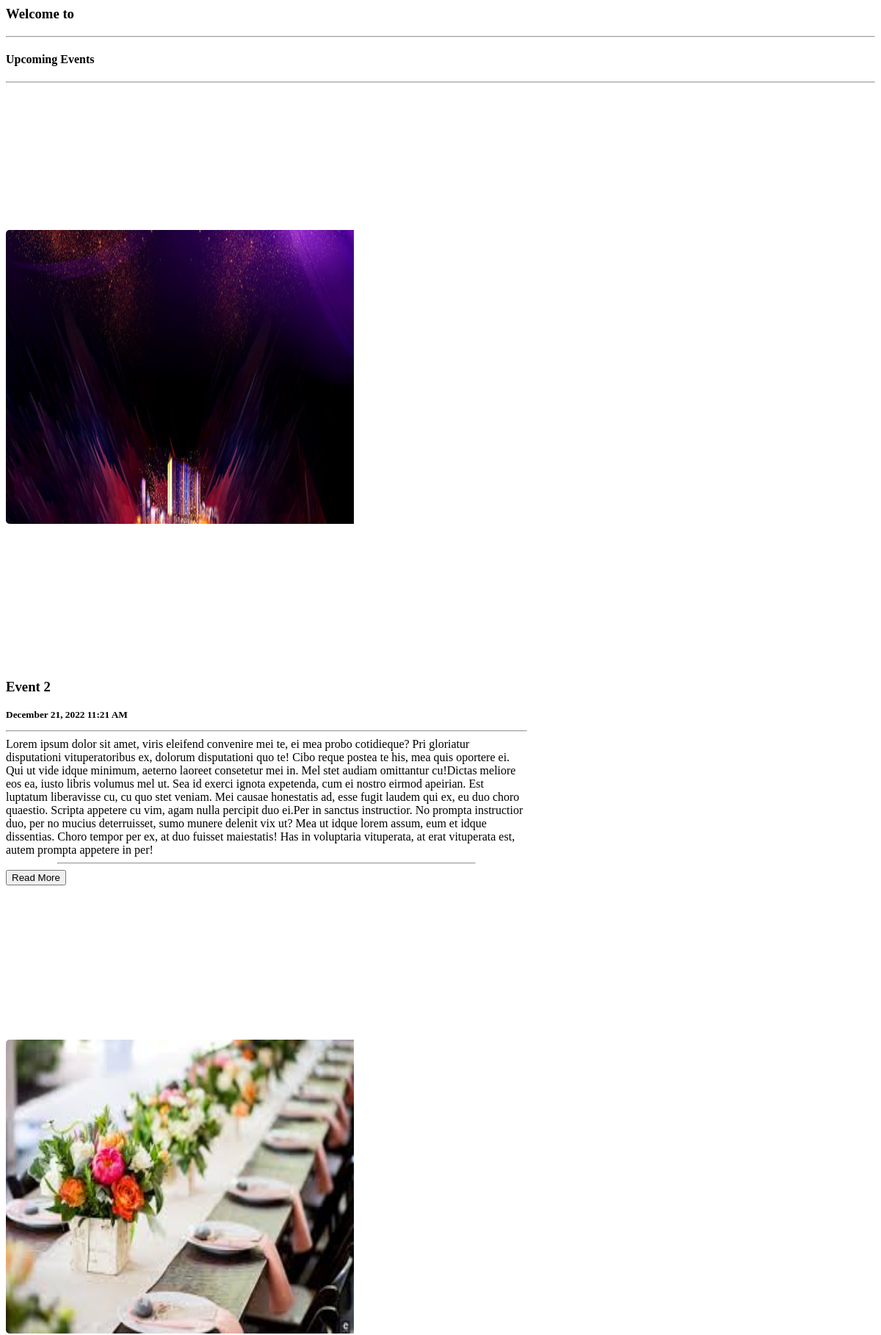
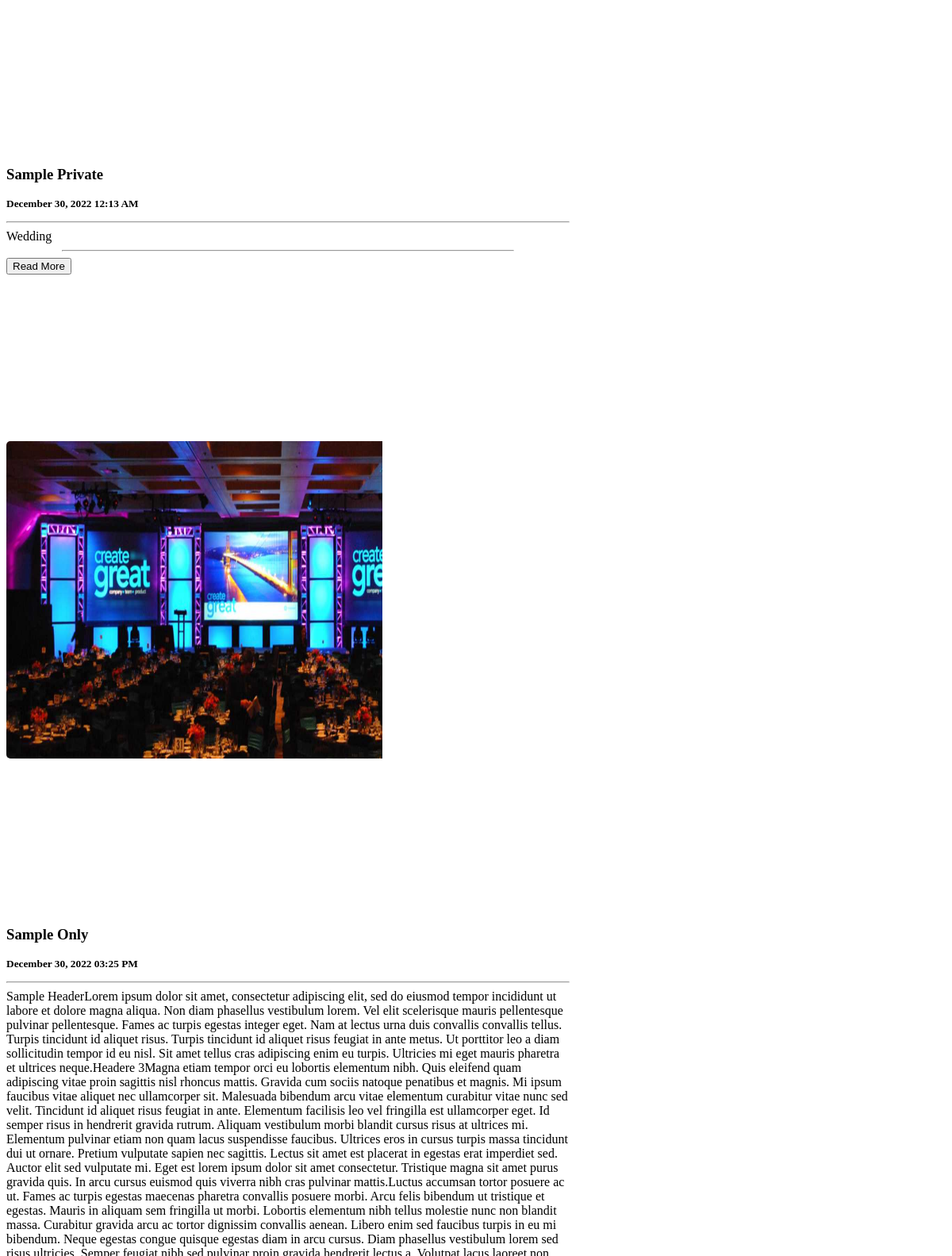
Page /evaluation.php (upper part) on the committed database (2 pictures, top to bottom).
### tables this page shows
CREATE TABLE `events` (
  `id` int(30) NOT NULL,
  `venue_id` int(30) NOT NULL,
  `event` text NOT NULL,
  `description` text NOT NULL,
  `schedule` datetime NOT NULL,
  `type` tinyint(1) NOT NULL DEFAULT 1 COMMENT '1=Public, 2-Private',
  `audience_capacity` int(30) NOT NULL,
  `payment_type` tinyint(1) NOT NULL DEFAULT 1 COMMENT '1=Free,payable',
  `amount` double NOT NULL DEFAULT 0,
  `banner` text NOT NULL,
  `date_created` datetime NOT NULL,
  `statusevent` tinyint(1) NOT NULL
);

### evaluation.php (the view, shortened to what this page needs)
<?php
include 'admin/db_connect.php';
?>
        <header class="masthead">
            <div class="container-fluid h-100">
                <div class="row h-100 align-items-center justify-content-center text-center">
                    <div class="col-lg-8 align-self-end mb-4 page-title">
                    	<h3 class="text-white">Welcome to <?php echo $_SESSION['system']['name']; ?></h3>
                        <hr class="divider my-4" />
                    </div>
                </div>
            </div>
        </header>
            <div class="container mt-3 pt-2">
                <h4 class="text-center text-white">Upcoming Events</h4>
                <hr class="divider">
                <?php
                $event = $conn->query("SELECT e.*,v.venue FROM events e inner join venue v on v.id=e.venue_id where date_format(e.schedule,'%Y-%m%-d') >= '".date('Y-m-d')."' and e.type = 1 order by unix_timestamp(e.schedule) asc");
                while($row = $event->fetch_assoc()):
                    $trans = get_html_translation_table(HTML_ENTITIES,ENT_QUOTES);
                    unset($trans["\""], $trans["<"], $trans[">"], $trans["<h2"]);
                    $desc = strtr(html_entity_decode($row['description']),$trans);
                    $desc=str_replace(array("<li>","</li>"), array("",","), $desc);
                ?>
                <div class="card event-list" data-id="<?php echo $row['id'] ?>">
                     <div class='banner'>
                        <?php if(!empty($row['banner'])): ?>
                            <img src="admin/assets/uploads/<?php echo($row['banner']) ?>" alt="">
                        <?php endif; ?>
                    </div>
                    <div class="card-body">
                        <div class="row  align-items-center justify-content-center text-center h-100">
                            <div class="">
                                <h3><b class="filter-txt"><?php echo ucwords($row['event']) ?></b></h3>
                                <div><small><p><b><i class="fa fa-calendar"></i> <?php echo date("F d, Y h:i A",strtotime($row['schedule'])) ?></b></p></small></div>
                                <hr>
                                <larger class="truncate filter-txt"><?php echo strip_tags($desc) ?></larger>
                                <br>
                                <hr class="divider"  style="max-width: calc(80%)">
                                <button class="btn btn-primary float-right read_more" data-id="<?php echo $row['id'] ?>">Read More</button>
                            </div>
                        </div>
                    </div>
                </div>
                <br>
                <?php endwhile; ?>
            </div>

### evaluation.php (style rules this page uses)
.event-list { cursor: pointer; }
.banner { display: flex; justify-content: center; align-items: center; min-height: 26vh; width: calc(30%); }
.banner img { width: calc(100%); height: calc(100%); cursor :pointer; }
.event-list { cursor: pointer; border: unset; flex-direction: inherit; }
.event-list .banner { width: calc(40%) }
.event-list .card-body { width: calc(60%) }
.event-list .banner img { border-top-left-radius: 5px; border-bottom-left-radius: 5px; min-height: 50vh; }
.banner { min-height: calc(100%) }

### rows in the picture
events: banner (picture), event "Event 2", schedule "December 21, 2022 11:21 AM", description "Lorem ipsum dolor sit amet, viris eleifend convenire mei te, ei mea probo cotidieque? Pri gloriatur disputationi vituperatoribus ex, dolorum disputationi quo te! Cibo reque postea te his, mea quis oportere ei. Qui ut vide idque minimum, aeterno laoreet consetetur mei in. Mel stet audiam omittantur cu!Dictas meliore eos ea, iusto libris volumus mel ut. Sea id exerci ignota expetenda, cum ei nostro eirmod apeirian. Est luptatum liberavisse cu, cu quo stet veniam. Mei causae honestatis ad, esse fugit laudem qui ex, eu duo choro quaestio. Scripta appetere cu vim, agam nulla percipit duo ei.Per in sanctus instructior. No prompta instructior duo, per no mucius deterruisset, sumo munere delenit…"
events: banner (picture), event "Sample Private", schedule "December 30, 2022 12:13 AM", description "Wedding"
events: banner (picture), event "Sample Only", schedule "December 30, 2022 03:25 PM"
